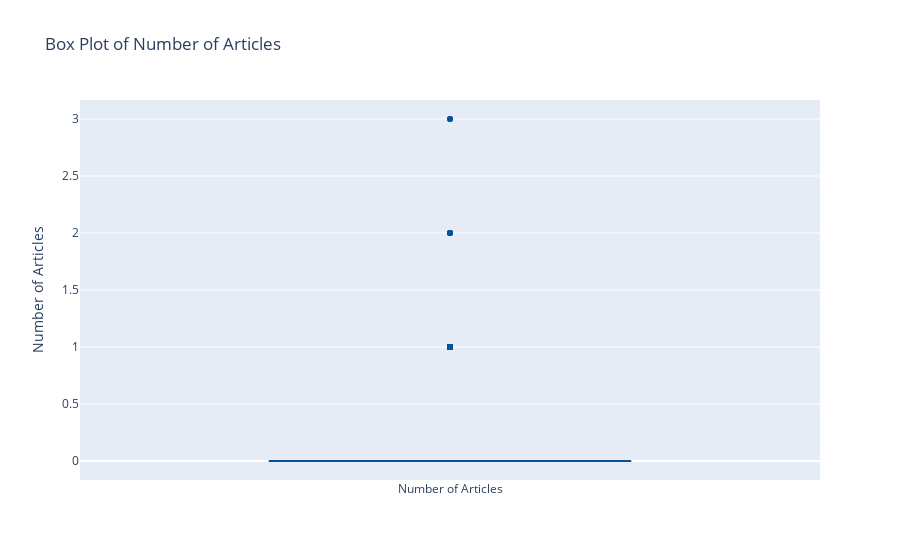

Notebook source saved alongside this figure:
### Code cell
import plotly.graph_objects as go

def create_box_plot(article_count):
    fig = go.Figure()

    # Create a text string with the date and number of articles for each data point
    hover_text = [f"Date: {date}<br>Number of Articles: {count}" for date, count in
                  zip(article_count['Date'], article_count['No_of_articles'])]

    fig.add_trace(go.Box(
        y=article_count['No_of_articles'],
        name='Number of Articles',
        boxpoints='suspectedoutliers',  # Display suspected outliers
        text=hover_text,  # Set the hover text
        hoverinfo='text',  # Display only the hover text
        marker=dict(
            color='rgb(8,81,156)',
            outliercolor='rgba(219, 64, 82, 0.6)',
            line=dict(outliercolor='rgba(219, 64, 82, 0.6)', outlierwidth=2)
        )
    ))

    fig.update_layout(
        title='Box Plot of Number of Articles',
        yaxis_title='Number of Articles',
        showlegend=False
    )

    fig.show()

# Create the box plot
create_box_plot(article_count)

### Figure 1 — Plotly figure (JSON) as saved in the notebook; plotly's stock layout.template omitted (floating-point values rounded to 4 significant figures; data arrays with more than 128 entries replaced by an {"elided": "..."} marker saying what was removed)
{"data": [{"boxpoints": "suspectedoutliers", "hoverinfo": "text", "marker": {"color": "rgb(8,81,156)", "line": {"outliercolor": "rgba(219, 64, 82, 0.6)", "outlierwidth": 2}, "outliercolor": "rgba(219, 64, 82, 0.6)"}, "name": "Number of Articles", "text": {"elided": "2307 str values"}, "type": "box", "y": {"elided": "2307 int values"}}], "layout": {"showlegend": false, "title": {"text": "Box Plot of Number of Articles"}, "yaxis": {"title": {"text": "Number of Articles"}}}}
